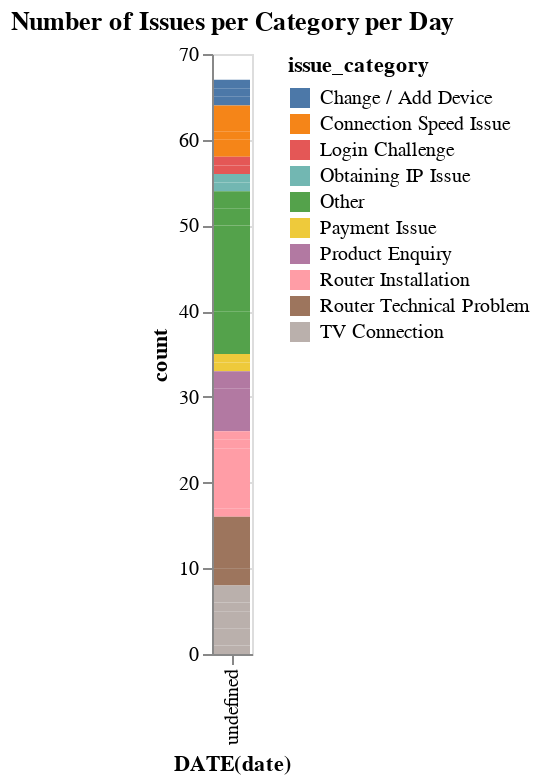

The notebook cell saved with this chart:
### Markdown cell above
#### Altair

### Code cell
import altair as alt

alt.Chart(df).mark_bar().encode(
    x='DATE(date):O',
    y='count:Q',
    color='issue_category:N',
).properties(
    title='Number of Issues per Category per Day'
).interactive()

### Figure 1 — Vega-Lite specification as saved in the notebook (floating-point values rounded to 4 significant figures)
{"config": {"view": {"continuousWidth": 300, "continuousHeight": 300}}, "data": {"name": "data-b7abe45cecf5d87a040c67d855576395"}, "mark": {"type": "bar"}, "encoding": {"color": {"field": "issue_category", "type": "nominal"}, "x": {"field": "DATE(date)", "type": "ordinal"}, "y": {"field": "count", "type": "quantitative"}}, "params": [{"name": "param_2", "select": {"type": "interval", "encodings": ["x", "y"]}, "bind": "scales"}], "title": "Number of Issues per Category per Day", "$schema": "https://vega.github.io/schema/vega-lite/v5.15.1.json", "datasets": {"data-b7abe45cecf5d87a040c67d855576395": [{"date": "2023-10-23", "issue_category": "Other", "count": 5}, {"date": "2023-10-23", "issue_category": "TV Connection", "count": 1}, {"date": "2023-10-24", "issue_category": "Change / Add Device", "count": 1}, {"date": "2023-10-24", "issue_category": "Other", "count": 9}, {"date": "2023-10-24", "issue_category": "Router Installation", "count": 1}, {"date": "2023-10-24", "issue_category": "TV Connection", "count": 2}, {"date": "2023-10-25", "issue_category": "Payment Issue", "count": 1}, {"date": "2023-10-25", "issue_category": "Product Enquiry", "count": 2}, {"date": "2023-10-25", "issue_category": "Router Installation", "count": 4}, {"date": "2023-10-25", "issue_category": "TV Connection", "count": 2}, {"date": "2023-10-26", "issue_category": "Change / Add Device", "count": 1}, {"date": "2023-10-26", "issue_category": "Other", "count": 1}, {"date": "2023-10-26", "issue_category": "Product Enquiry", "count": 3}, {"date": "2023-10-26", "issue_category": "Router Installation", "count": 3}, {"date": "2023-10-26", "issue_category": "TV Connection", "count": 1}, {"date": "2023-10-27", "issue_category": "Obtaining IP Issue", "count": 1}, {"date": "2023-10-27", "issue_category": "Other", "count": 2}, {"date": "2023-10-27", "issue_category": "Payment Issue", "count": 1}, {"date": "2023-10-27", "issue_category": "Product Enquiry", "count": 2}, {"date": "2023-10-27", "issue_category": "Router Technical Problem", "count": 2}, {"date": "2023-10-27", "issue_category": "TV Connection", "count": 1}, {"date": "2023-10-28", "issue_category": "Connection Speed Issue", "count": 2}, {"date": "2023-10-28", "issue_category": "Login Challenge", "count": 1}, {"date": "2023-10-28", "issue_category": "Obtaining IP Issue", "count": 1}, {"date": "2023-10-28", "issue_category": "Other", "count": 2}, {"date": "2023-10-28", "issue_category": "Router Installation", "count": 1}, {"date": "2023-10-28", "issue_category": "Router Technical Problem", "count": 4}, {"date": "2023-10-31", "issue_category": "Connection Speed Issue", "count": 1}, {"date": "2023-10-31", "issue_category": "Router Installation", "count": 1}, {"date": "2023-10-31", "issue_category": "Router Technical Problem", "count": 2}, {"date": "2023-11-01", "issue_category": "Login Challenge", "count": 1}, {"date": "2023-11-07", "issue_category": "Change / Add Device", "count": 1}, {"date": "2023-11-07", "issue_category": "Connection Speed Issue", "count": 3}, {"date": "2023-11-07", "issue_category": "TV Connection", "count": 1}]}}
